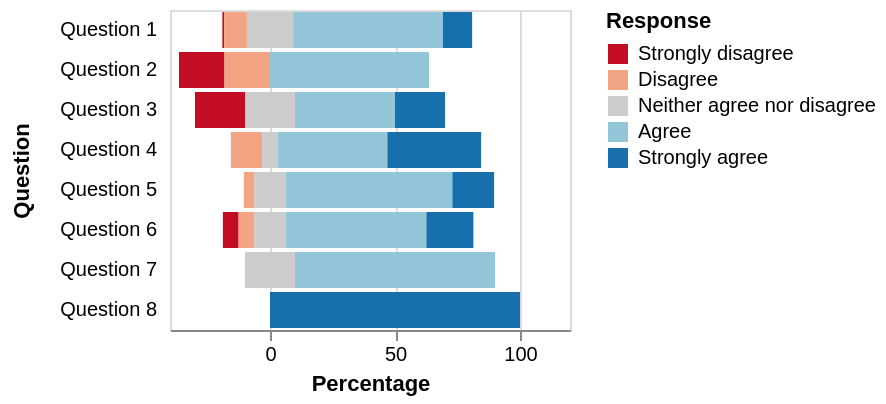

This figure's Vega-Lite source:
### Vega specification from a JSON file in a GitHub repository (floating-point values rounded to 4 significant figures)
{"$schema": "https://vega.github.io/schema/vega/v4.json", "description": "A diverging stacked bar chart for sentiments towards a set of eight questions, displayed as percentages with neutral responses straddling the 0% mark", "autosize": "pad", "padding": 5, "width": 200, "style": "cell", "data": [{"name": "source_0", "values": [{"question": "Question 1", "type": "Strongly disagree", "value": 24, "percentage": 0.7}, {"question": "Question 1", "type": "Disagree", "value": 294, "percentage": 9.1}, {"question": "Question 1", "type": "Neither agree nor disagree", "value": 594, "percentage": 18.5}, {"question": "Question 1", "type": "Agree", "value": 1927, "percentage": 59.9}, {"question": "Question 1", "type": "Strongly agree", "value": 376, "percentage": 11.7}, {"question": "Question 2", "type": "Strongly disagree", "value": 2, "percentage": 18.2}, {"question": "Question 2", "type": "Disagree", "value": 2, "percentage": 18.2}, {"question": "Question 2", "type": "Neither agree nor disagree", "value": 0, "percentage": 0}, {"question": "Question 2", "type": "Agree", "value": 7, "percentage": 63.6}, {"question": "Question 2", "type": "Strongly agree", "value": 11, "percentage": 0}, {"question": "Question 3", "type": "Strongly disagree", "value": 2, "percentage": 20}, {"question": "Question 3", "type": "Disagree", "value": 0, "percentage": 0}, {"question": "Question 3", "type": "Neither agree nor disagree", "value": 2, "percentage": 20}, {"question": "Question 3", "type": "Agree", "value": 4, "percentage": 40}, {"question": "Question 3", "type": "Strongly agree", "value": 2, "percentage": 20}, {"question": "Question 4", "type": "Strongly disagree", "value": 0, "percentage": 0}, {"question": "Question 4", "type": "Disagree", "value": 2, "percentage": 12.5}, {"question": "Question 4", "type": "Neither agree nor disagree", "value": 1, "percentage": 6.3}, {"question": "Question 4", "type": "Agree", "value": 7, "percentage": 43.8}, {"question": "Question 4", "type": "Strongly agree", "value": 6, "percentage": 37.5}, {"question": "Question 5", "type": "Strongly disagree", "value": 0, "percentage": 0}, {"question": "Question 5", "type": "Disagree", "value": 1, "percentage": 4.2}, {"question": "Question 5", "type": "Neither agree nor disagree", "value": 3, "percentage": 12.5}, {"question": "Question 5", "type": "Agree", "value": 16, "percentage": 66.7}, {"question": "Question 5", "type": "Strongly agree", "value": 4, "percentage": 16.7}, {"question": "Question 6", "type": "Strongly disagree", "value": 1, "percentage": 6.3}, {"question": "Question 6", "type": "Disagree", "value": 1, "percentage": 6.3}, {"question": "Question 6", "type": "Neither agree nor disagree", "value": 2, "percentage": 12.5}, {"question": "Question 6", "type": "Agree", "value": 9, "percentage": 56.3}, {"question": "Question 6", "type": "Strongly agree", "value": 3, "percentage": 18.8}, {"question": "Question 7", "type": "Strongly disagree", "value": 0, "percentage": 0}, {"question": "Question 7", "type": "Disagree", "value": 0, "percentage": 0}, {"question": "Question 7", "type": "Neither agree nor disagree", "value": 1, "percentage": 20}, {"question": "Question 7", "type": "Agree", "value": 4, "percentage": 80}, {"question": "Question 7", "type": "Strongly agree", "value": 0, "percentage": 0}, {"question": "Question 8", "type": "Strongly disagree", "value": 0, "percentage": 0}, {"question": "Question 8", "type": "Disagree", "value": 0, "percentage": 0}, {"question": "Question 8", "type": "Neither agree nor disagree", "value": 0, "percentage": 0}, {"question": "Question 8", "type": "Agree", "value": 0, "percentage": 0}, {"question": "Question 8", "type": "Strongly agree", "value": 2, "percentage": 100}]}, {"name": "data_0", "source": "source_0", "transform": [{"type": "formula", "expr": "if(datum.type === 'Strongly disagree',-2,0) + if(datum.type==='Disagree',-1,0) + if(datum.type =='Neither agree nor disagree',0,0) + if(datum.type ==='Agree',1,0) + if(datum.type ==='Strongly agree',2,0)", "as": "q_order"}, {"type": "formula", "expr": "if(datum.type === 'Disagree' || datum.type === 'Strongly disagree', datum.percentage,0) + if(datum.type === 'Neither agree nor disagree', datum.percentage / 2,0)", "as": "signed_percentage"}, {"type": "stack", "groupby": ["question"], "field": "percentage", "sort": {"field": [], "order": []}, "as": ["v1", "v2"], "offset": "zero"}, {"type": "window", "params": [null], "as": ["offset"], "ops": ["sum"], "fields": ["signed_percentage"], "sort": {"field": [], "order": []}, "groupby": ["question"], "frame": [null, null]}, {"type": "formula", "expr": "datum.v1 - datum.offset", "as": "nx"}, {"type": "formula", "expr": "datum.v2 - datum.offset", "as": "nx2"}]}], "signals": [{"name": "y_step", "value": 20}, {"name": "height", "update": "bandspace(domain('y').length, 0.1, 0.05) * y_step"}], "marks": [{"name": "marks", "type": "rect", "style": ["bar"], "from": {"data": "data_0"}, "encode": {"update": {"fill": [{"test": "datum[\"nx\"] === null || isNaN(datum[\"nx\"])", "value": null}, {"scale": "color", "field": "type"}], "tooltip": {"signal": "{\"Percentage\": format(datum[\"nx\"], \"\"), \"nx2\": format(datum[\"nx2\"], \"\"), \"Question\": ''+datum[\"question\"], \"Response\": ''+datum[\"type\"]}"}, "x": {"scale": "x", "field": "nx"}, "x2": {"scale": "x", "field": "nx2"}, "y": {"scale": "y", "field": "question"}, "height": {"scale": "y", "band": true}}}}], "scales": [{"name": "x", "type": "linear", "domain": {"data": "data_0", "fields": ["nx", "nx2"]}, "range": [0, {"signal": "width"}], "nice": true, "zero": true, "padding": 5}, {"name": "y", "type": "band", "domain": {"data": "data_0", "field": "question", "sort": true}, "range": {"step": {"signal": "y_step"}}, "paddingInner": 0.1, "paddingOuter": 0.05}, {"name": "color", "type": "ordinal", "domain": ["Strongly disagree", "Disagree", "Neither agree nor disagree", "Agree", "Strongly agree"], "range": ["#c30d24", "#f3a583", "#cccccc", "#94c6da", "#1770ab"]}], "axes": [{"scale": "x", "orient": "bottom", "grid": false, "title": "Percentage", "labelFlush": true, "labelOverlap": true, "tickCount": {"signal": "ceil(width/40)"}, "zindex": 1}, {"scale": "x", "orient": "bottom", "gridScale": "y", "grid": true, "tickCount": {"signal": "ceil(width/40)"}, "domain": false, "labels": false, "maxExtent": 0, "minExtent": 0, "ticks": false, "zindex": 0}, {"scale": "y", "orient": "left", "grid": false, "title": "Question", "domain": false, "minExtent": 60, "offset": 5, "ticks": false, "zindex": 1}], "legends": [{"title": "Response", "fill": "color", "gradientLength": {"signal": "clamp(height, 64, 200)"}, "encode": {"symbols": {"update": {"shape": {"value": "square"}}}}}], "config": {"axisY": {"minExtent": 30}}}
